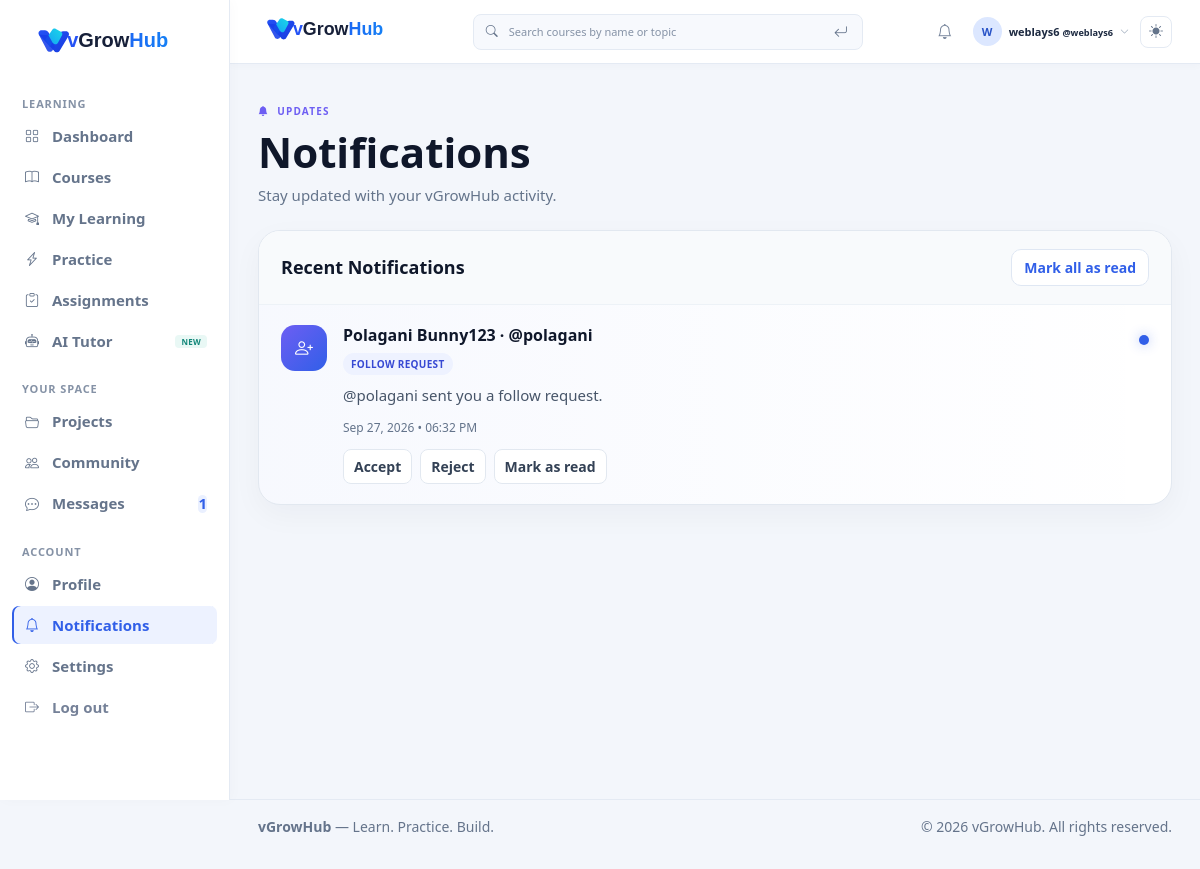
Page /notifications/ (signed in) on the earlier database version.
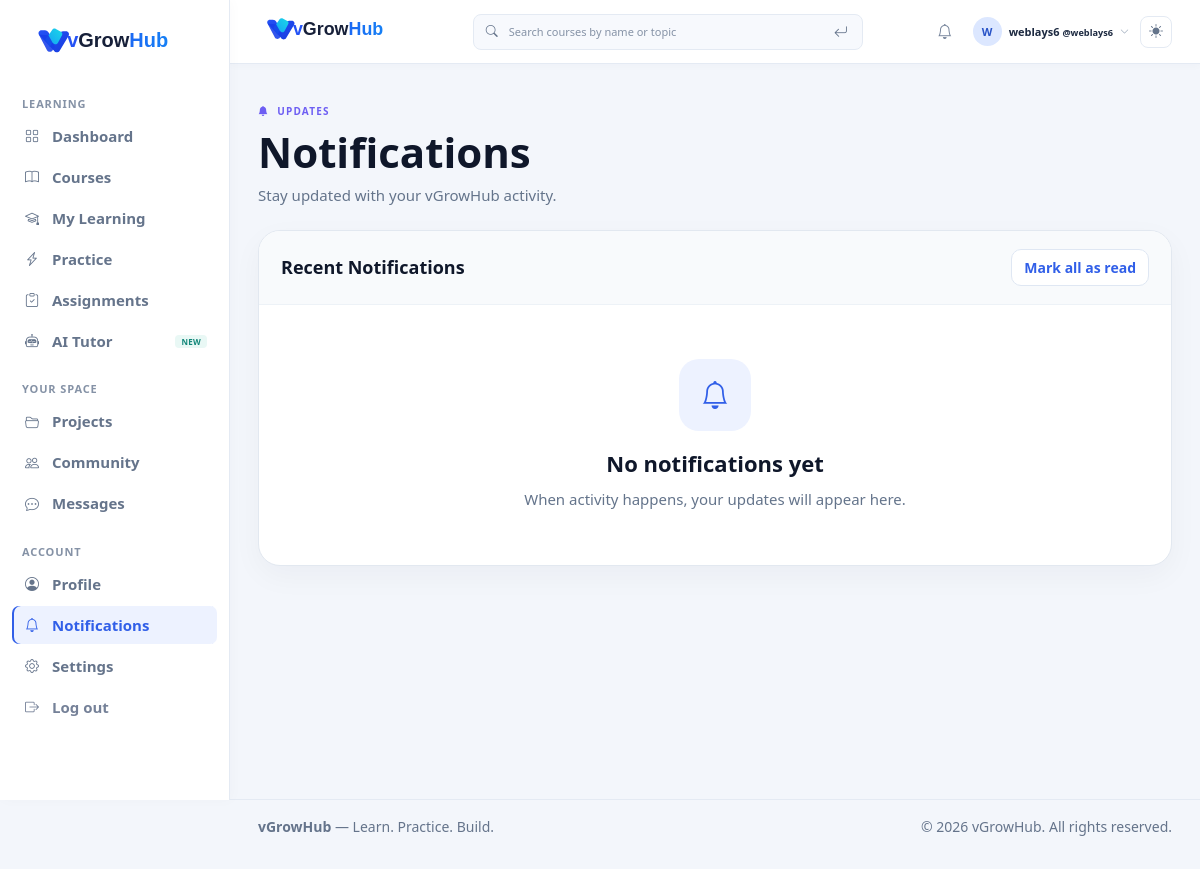
Same page on the later database version.
### blog/models.py (models this page shows, shortened)
class Notification(models.Model):
    NOTIFICATION_TYPES = [
        ("FOLLOW_REQUEST", "Follow Request"),
        ("FOLLOW_ACCEPTED", "Follow Accepted"),
        ("FOLLOW_REJECTED", "Follow Rejected"),
        ("FOLLOW_BACK", "Follow Back"),
    ]
    recipient = models.ForeignKey(
        User,
        on_delete=models.CASCADE,
        related_name="notifications"
    )
    sender = models.ForeignKey(
        User,
        on_delete=models.CASCADE,
        related_name="sent_notifications"
    )
    notification_type = models.CharField(
        max_length=30,
        choices=NOTIFICATION_TYPES
    )
    message = models.CharField(
        max_length=255
    )
    is_read = models.BooleanField(
        default=False
    )
    created_at = models.DateTimeField(
        auto_now_add=True
    )
    class Meta:
        ordering = ["-created_at"]

class UserProfile(models.Model):
    GOAL_CHOICES = [
        ('python', 'Learn Python'),
        ('full_stack', 'Become a Full Stack Developer'),
        ('django', 'Learn Django'),
        ('dsa', 'Improve DSA'),
        ('interview', 'Prepare for Interviews'),
        ('projects', 'Build Projects'),
        ('job', 'Get Job Ready'),
        ('other', 'Other'),
        ('skill', 'Learn a New Skill'),
    ]
    user = models.OneToOneField(
        User,
        on_delete=models.CASCADE,
        related_name='profile_data'
    )
    display_name = models.CharField(
        max_length=150,
        blank=True,
        default=''
    )
    profile_picture = models.ImageField(
        upload_to='profile_pictures/',
        blank=True,
        null=True
    )
    is_private = models.BooleanField(
        default=False
    )
    goal = models.CharField(
        max_length=20,
        choices=GOAL_CHOICES,
        blank=True,
        null=True
    )
    onboarding_completed = models.BooleanField(
        default=True
    )
    is_deactivated = models.BooleanField(
        default=False
    )
    deactivated_at = models.DateTimeField(
        null=True,
        blank=True,
    )
    deletion_requested_at = models.DateTimeField(
        null=True,
        blank=True,
    )
    scheduled_deletion_at = models.DateTimeField(
        null=True,
        blank=True,
    )
    created_at = models.DateTimeField(
        auto_now_add=True
    )
    updated_at = models.DateTimeField(
        auto_now=True
    )

### blog/views.py (the view, shortened to what this page needs)
@login_required
def notifications(request):
    blocked_user_ids = UserBlock.objects.filter(
        blocker=request.user
    ).values_list('blocked_id', flat=True).union(
        UserBlock.objects.filter(
            blocked=request.user
        ).values_list('blocker_id', flat=True)
    )
    notifications_list = list(
        Notification.objects.filter(
            recipient=request.user,
        ).exclude(
            sender_id__in=blocked_user_ids,
        ).select_related(
            'sender',
            'sender__profile_data',
        )
    )
    pending_requests = {}
    for follow_request in FollowRequest.objects.filter(
        receiver=request.user,
        status='PENDING',
    ).order_by('created_at'):
        pending_requests[follow_request.sender_id] = follow_request
    for notification in notifications_list:
        if notification.notification_type in {'FOLLOW_REQUEST', 'FOLLOW_BACK'}:
            pending_request = pending_requests.get(notification.sender_id)
            notification.pending_follow_request = pending_requests.get(
                notification.sender_id
            ) if (
                pending_request
                and notification.created_at >= pending_request.created_at
            ) else None
    return render(request, 'blog/notifications.html', {
        'notifications': notifications_list,
    })

### blog/context_processors.py (called while the page is built)
def site_name(request):
    return {
        "SITE_NAME": settings.SITE_NAME
    }

def unread_message_count(request):
    if not request.user.is_authenticated:
        return {
            "UNREAD_MESSAGE_COUNT": 0
        }
    count = Message.objects.filter(
        Q(conversation__project_owner=request.user) |
        Q(conversation__participant=request.user),
        is_read=False
    ).exclude(
        sender=request.user
    ).count()
    return {
        "UNREAD_MESSAGE_COUNT": count
    }

### templates/blog/notifications.html (shortened to what the changed rows need)
{% extends "blog/base.html" %}
{% load static %}
{% block content %}
<section class="notifications-page">
    <header class="notifications-header">
        <div>
            <h1>Notifications</h1>
        </div>
    </header>
    <div class="notification-shell">
        <div class="notification-toolbar">
            <h2>Recent Notifications</h2>
        </div>
        {% if notifications %}
            {% for notification in notifications %}
            <article class="notification {% if not notification.is_read %}unread{% endif %}">
                <a class="notification-actor-avatar" href="{% url 'blog:user_profile' notification.sender.username %}" aria-label="View {{ notification.sender.profile_data.display_name|default:notification.sender.username }}'s profile">
                    {% if notification.sender.profile_data.profile_picture %}
                        <img class="notification-icon" src="{{ notification.sender.profile_data.profile_picture.url }}" alt="" aria-hidden="true" style="object-fit:cover;">
                    {% else %}
                        <div class="notification-icon" aria-hidden="true">
                            {% if notification.notification_type == 'FOLLOW_REQUEST' %}
                                <i class="bi bi-person-plus"></i>
                            {% elif notification.notification_type == 'FOLLOW_ACCEPTED' %}
                                <i class="bi bi-person-check"></i>
                            {% elif notification.notification_type == 'FOLLOW_REJECTED' %}
                                <i class="bi bi-person-x"></i>
                            {% else %}
                                <i class="bi bi-bell"></i>
                            {% endif %}
                        </div>
                    {% endif %}
                </a>
                <div class="notification-content">
                    <h3>
                        <a href="{% url 'blog:user_profile' notification.sender.username %}">
                            {{ notification.sender.profile_data.display_name|default:notification.sender.username }}
                            · @{{ notification.sender.username|lower }}
                        </a>
                    </h3>
                    {% if notification.notification_type == 'FOLLOW_REQUEST' %}
                        <span class="notification-type-label">Follow Request</span>
                    {% elif notification.notification_type == 'FOLLOW_ACCEPTED' %}
                        <span class="notification-type-label">Follow Request Accepted</span>
                    {% elif notification.notification_type == 'MESSAGE' %}
                        <span class="notification-type-label">Message</span>
                    {% elif notification.notification_type == 'COMMENT' %}
                        <span class="notification-type-label">Comment</span>
                    {% elif notification.notification_type == 'LIKE' %}
                        <span class="notification-type-label">Like</span>
                    {% elif notification.notification_type == 'SYSTEM' %}
                        <span class="notification-type-label">System</span>
                    {% elif notification.notification_type == 'COURSE' %}
                        <span class="notification-type-label">Course</span>
                    {% elif notification.notification_type == 'ACHIEVEMENT' %}
                        <span class="notification-type-label">Achievement</span>
                    {% endif %}
                    <p>{{ notification.message }}</p>
                    <div class="notification-time">{{ notification.created_at|date:"M d, Y • h:i A" }}</div>
                    <div class="notification-actions">
                        {% if notification.pending_follow_request %}
                        <form method="post" action="{% url 'blog:accept_follow_request' notification.pending_follow_request.id %}">
                            <button type="submit">Accept</button>
                        </form>
                        <form method="post" action="{% url 'blog:reject_follow_request' notification.pending_follow_request.id %}">
                            <button type="submit">Reject</button>
                        </form>
                        {% endif %}
                        {% if not notification.is_read %}
                        <form method="post" action="{% url 'blog:notifications' %}">
                            <button type="submit">Mark as read</button>
                        </form>
                        {% endif %}
                    </div>
                </div>
                {% if not notification.is_read %}<span class="unread-dot" aria-label="Unread notification"></span>{% endif %}
            </article>
            {% endfor %}
        {% else %}
            <div class="empty-state">
                <div class="empty-icon"><i class="bi bi-bell"></i></div>
                <h3>No notifications yet</h3>
                <p>When activity happens, your updates will appear here.</p>
            </div>
        {% endif %}
    </div>
</section>
{% endblock %}

Differences in the rows shown:
removed Notification: notification_type "FOLLOW_REQUEST" (drawn), sender.profile_data.display_name "Polagani Bunny123", sender.username "polagani", message "@polagani sent you a follow request.", created_at "Sep 27, 2026 • 06:32 PM", shows "Accept", is_read False (drawn)
Other differences:
{{ unread_count }}: "1" → (not shown)
text now shown: "No notifications yet When activity happens, your updates will appear here."
